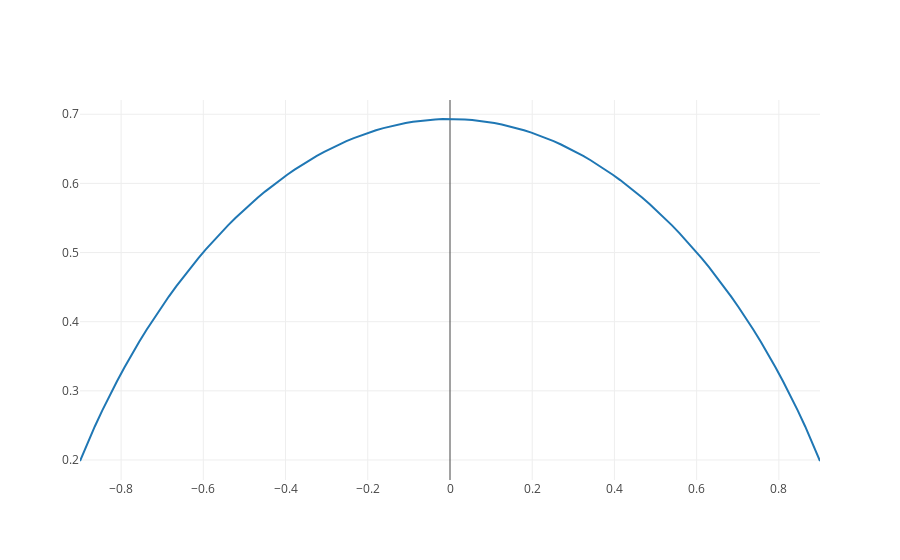

The cell this chart's notebook holds for it:
### Markdown cell above
**Entropy for the symmetrical form of the Bernoulli distribution**

### Code cell
mu = np.linspace(-0.9, 0.9, 101)
def bern_entropy(mu): return -(np.log((1 - mu ** 2) / 4) + mu * np.log((1 + mu) / (1 - mu))) / 2

data = [
    {"x": mu,
     "y": bern_entropy(mu),
     "name": "H[x]"}
]

iplot(data)
